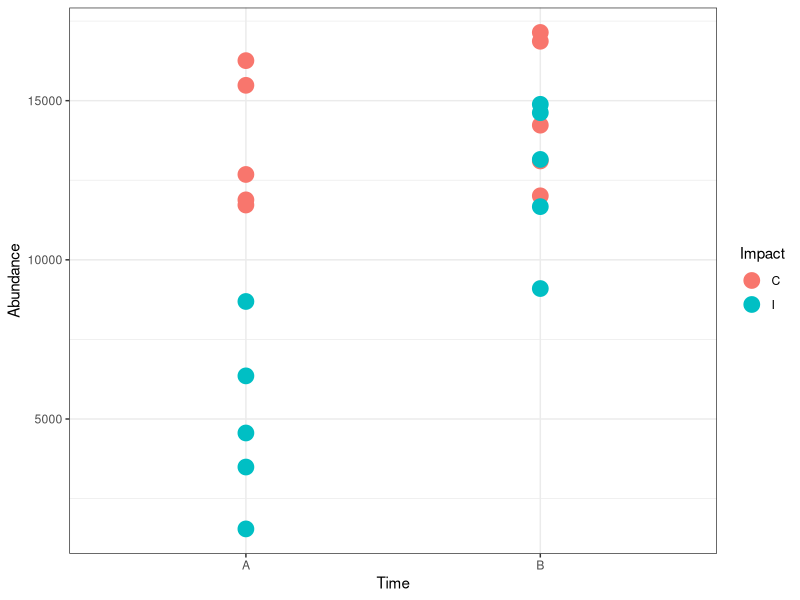
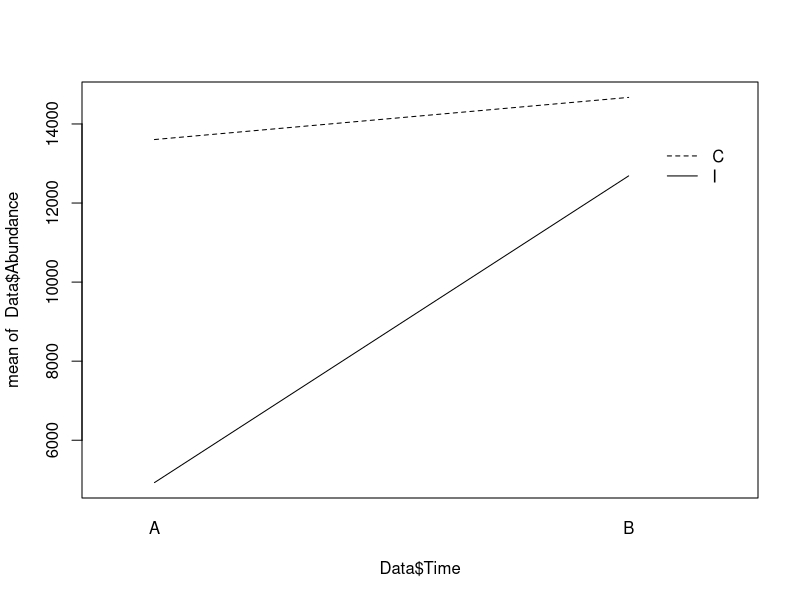
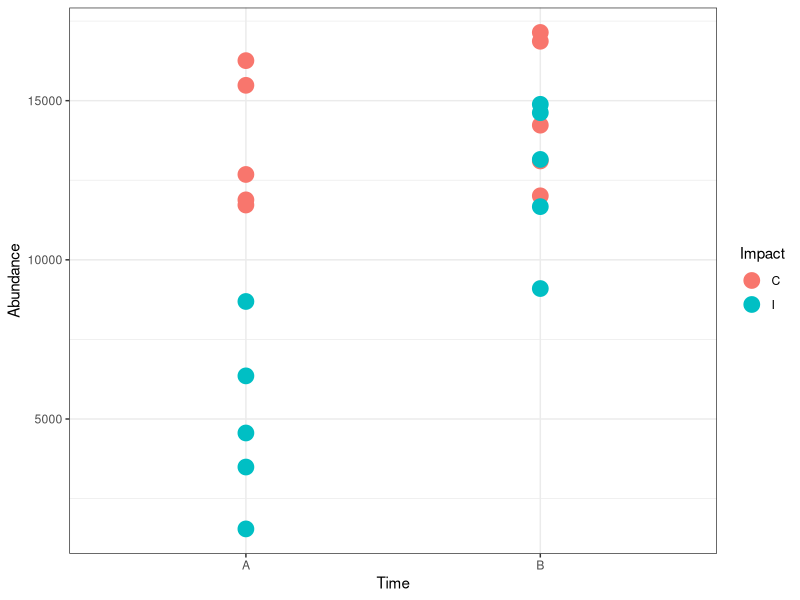
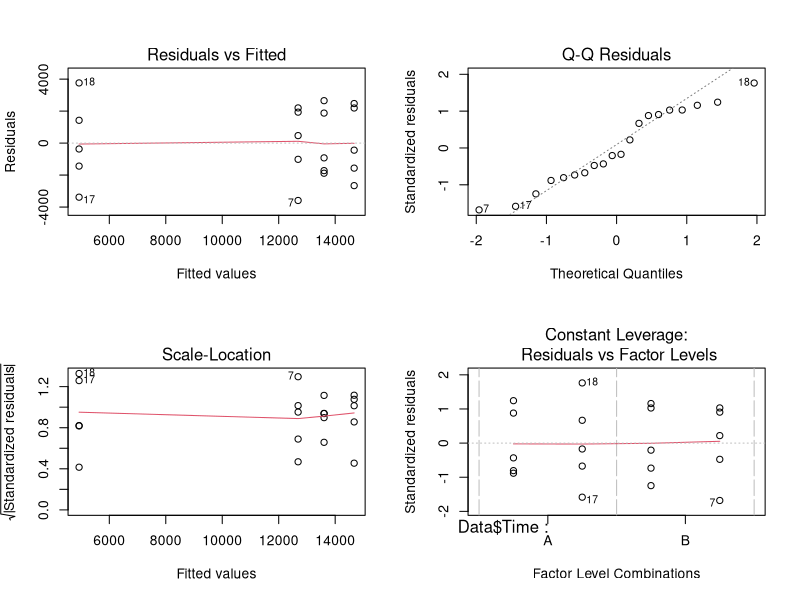

These figures' R source, in order:
# Script for analyzing data from a Before-After-Control-Impact study (example: new dam built on a river)
# 
# The BACI design allows one to look for non-parallel responses of upstream (control) and downstream (impacted) sites over time. 
# This is important because temporal change may be confounded by dam effects, and 
# differences between upstream and downstream reaches may be unrelated to the dam.
# The design is most appropriate when large and long lasting effects (change in mean value) are of concern.
# Assesment is done by way of 2-factor ANOVA (factor 1 is Time: before/after, factor 2 is impact: control/impact)
# The Time X Impact interaction is of interest.
#
# Script does the followiong things:
# 1. Creates simulated dataset arising from the (BACI) study of a new dam. 
# In this hypothetical study, 5 locations in each of two river reaches (i.e., one upstream of proposed dam, 
# and one downstream) have been sampled at two points in time 
# (i.e., before construction and after construction).
# The response variable of interest is abundance of benthic invertebrates collected using a surber sampler
#
# 2. Demonstrates standard ANOVA-based analysis of BACI dataset, using simulated dataset as input
# - summarizes and creates plot by which spatial and temporal patterns of response variable's variation can be visualized
# - creates standard diagnostic plots that are used to evaluate dataset's agreement with ANOVA assumptions 
#   (i.e. equal variances in the differnt factor combinations, and randomly distributed residuals)
# - specifies and solves ANOVA model appropriate to 2-factor design with interaction
# 
# Script created by C Jones, January 2017
# f.chris.jones@ontario.ca
# 705 766-1724

# Set working directory (change this so it points to directory where you downloaded scripts and input files to)
setwd("U:/conferences_workshops_Meetings_Courses/2017/January Biomonitoring Meeting/Jones workshop materials")

# Load required libraries
library(dplyr)
library(ggplot2)
library(plyr)

#simulate dataset
Data<-data.frame(Sample=1:20, Time=c("B","A"))
Data<-Data%>%arrange(desc(Time))
imp=c("C","C","C","C","C","I", "I","I","I","I")
Data$Impact<-imp
Data$Impact<-as.factor(Data$Impact)
BC<-rnorm(5, mean = 15000, sd = 2000) #simulate invertebrate abundances as random normal variables
BI<-rnorm(5, mean = 12000, sd = 2000)
AC<-rnorm(5, mean = 14000, sd = 2000)
AI<-rnorm(5, mean = 6000, sd = 2000)
abund<-c(BC, BI, AC, AI)   # concatenate simulated abundances into a single vector
Data$Abundance<-abund      # write vector of abundances back to Data file

#visualize the data by creating plot that illustrates the distribution of abundance values
# observed in each treatment group, and save the plot to working directory
filename1<-"InteractionPlot.jpg"   # create name for saved plot
jpeg(filename1)                    # turn on .jpg-save device
interaction.plot(Data$Time, Data$Impact, Data$Abundance, trace.label=NULL) #calls standard plotting function
dev.off()     #turns of .jpg-save device
ggplot(Data, aes(Time, Abundance, color = Impact)) + geom_point(size=5)+scale_fill_grey()+theme_bw() #use ggplot. Very versatile
filename2<-"2WayANOVADataSummary.jpg"
ggsave(filename2, width=5, height=5, units="in")   #quick method for saving ggplot object

# Calculate ANOVA
ANOVA<-aov(Data$Abundance ~ Data$Time*Data$Impact, data=Data) #calls standard function. AOV creates a large list of results
# use indexing to show differnt parts of list
ANOVA[1]    # same as ANOVA$coefficients (coefficients of the least squares fit of the response(s) on the model matrix)
ANOVA[2]    # same as ANOVA$residuals
ANOVA[3]    # same as ANOVA$effects (orthogonal, single-degree-of-freedom effects)
ANOVA[4]    # same as ANOVA$rank (model's number of estimable effects)
ANOVA[5]    # same as ANVOA$fitted.values ()
ANOVA[6]    # same as ANOVA$assign (assigns coefficients (and effects) to terms in the model)
ANOVA[7]    # same as ANOVA$coefficients...another list (coefficients of the least squares fit of the response(s) on the model matrix)
ANOVA[8]    # same as ANOVA$df.residual (residuals' degrees of freedom)
ANOVA[9]    # same as ANOVA$contrasts (contrasts specified in the model)
ANOVA[10]   # same as ANOVA$xlevels (list of levels associated with factors included in the model)
ANOVA[11]   # same as ANOVA$call (reminds one of the arguments used to specify the model using aov function)
ANOVA[12]   # same as ANOVA$xlevels 
ANOVA[13]   # same as ANOVA$terms (another specification of the model, used internally in R)

#write ANOVA table to working directory
ANOVAtable<-summary(ANOVA)
capture.output(ANOVAtable,file="ANOVAtable.csv") #quick way to export table (which is a list object)







# Plot standard diagnostics to check for heteroscedasticity, normality, and influential observerations
filename3<-"ANOVADiagnostics.jpg"
jpeg(filename3)
par(mfrow=c(2,2))
plot(ANOVA)
dev.off()